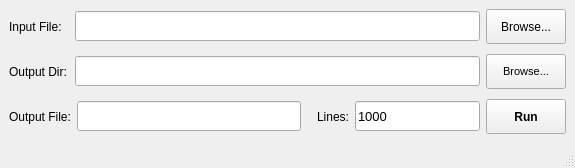
<?xml version="1.0" encoding="UTF-8"?>
<ui version="4.0">
 <class>MainWindow</class>
 <widget class="QMainWindow" name="MainWindow">
  <property name="geometry">
   <rect>
    <x>0</x>
    <y>0</y>
    <width>575</width>
    <height>168</height>
   </rect>
  </property>
  <property name="windowTitle">
   <string>File Splitter</string>
  </property>
  <widget class="QWidget" name="centralWidget">
   <layout class="QVBoxLayout" name="verticalLayout">
    <property name="spacing">
     <number>0</number>
    </property>
    <property name="sizeConstraint">
     <enum>QLayout::SetDefaultConstraint</enum>
    </property>
    <property name="leftMargin">
     <number>9</number>
    </property>
    <property name="topMargin">
     <number>9</number>
    </property>
    <property name="rightMargin">
     <number>9</number>
    </property>
    <property name="bottomMargin">
     <number>9</number>
    </property>
    <item>
     <widget class="QWidget" name="widget_1" native="true">
      <layout class="QHBoxLayout" name="horizontalLayout_2">
       <property name="leftMargin">
        <number>0</number>
       </property>
       <property name="topMargin">
        <number>0</number>
       </property>
       <property name="rightMargin">
        <number>0</number>
       </property>
       <property name="bottomMargin">
        <number>0</number>
       </property>
       <item>
        <widget class="QLabel" name="label_2">
         <property name="minimumSize">
          <size>
           <width>60</width>
           <height>0</height>
          </size>
         </property>
         <property name="text">
          <string>Input File:</string>
         </property>
         <property name="scaledContents">
          <bool>false</bool>
         </property>
         <property name="buddy">
          <cstring>lePath</cstring>
         </property>
        </widget>
       </item>
       <item>
        <widget class="QLineEdit" name="lePath">
         <property name="minimumSize">
          <size>
           <width>0</width>
           <height>30</height>
          </size>
         </property>
         <property name="font">
          <font>
           <pointsize>10</pointsize>
          </font>
         </property>
         <property name="text">
          <string/>
         </property>
        </widget>
       </item>
       <item>
        <widget class="QPushButton" name="bBrowseIn">
         <property name="sizePolicy">
          <sizepolicy hsizetype="Fixed" vsizetype="Fixed">
           <horstretch>0</horstretch>
           <verstretch>0</verstretch>
          </sizepolicy>
         </property>
         <property name="minimumSize">
          <size>
           <width>80</width>
           <height>35</height>
          </size>
         </property>
         <property name="text">
          <string>Browse...</string>
         </property>
        </widget>
       </item>
      </layout>
     </widget>
    </item>
    <item>
     <spacer name="verticalSpacer_3">
      <property name="orientation">
       <enum>Qt::Vertical</enum>
      </property>
      <property name="sizeType">
       <enum>QSizePolicy::Fixed</enum>
      </property>
      <property name="sizeHint" stdset="0">
       <size>
        <width>20</width>
        <height>10</height>
       </size>
      </property>
     </spacer>
    </item>
    <item>
     <widget class="QWidget" name="widget_3" native="true">
      <layout class="QHBoxLayout" name="horizontalLayout_3">
       <property name="leftMargin">
        <number>0</number>
       </property>
       <property name="topMargin">
        <number>0</number>
       </property>
       <property name="rightMargin">
        <number>0</number>
       </property>
       <property name="bottomMargin">
        <number>0</number>
       </property>
       <item>
        <widget class="QLabel" name="label_4">
         <property name="minimumSize">
          <size>
           <width>60</width>
           <height>0</height>
          </size>
         </property>
         <property name="text">
          <string>Output Dir:</string>
         </property>
         <property name="scaledContents">
          <bool>false</bool>
         </property>
         <property name="buddy">
          <cstring>leOutDir</cstring>
         </property>
        </widget>
       </item>
       <item>
        <widget class="QLineEdit" name="leOutDir">
         <property name="minimumSize">
          <size>
           <width>100</width>
           <height>30</height>
          </size>
         </property>
         <property name="font">
          <font>
           <pointsize>10</pointsize>
          </font>
         </property>
         <property name="text">
          <string/>
         </property>
        </widget>
       </item>
       <item>
        <widget class="QPushButton" name="bBrowseOut">
         <property name="sizePolicy">
          <sizepolicy hsizetype="Fixed" vsizetype="Fixed">
           <horstretch>0</horstretch>
           <verstretch>0</verstretch>
          </sizepolicy>
         </property>
         <property name="minimumSize">
          <size>
           <width>80</width>
           <height>35</height>
          </size>
         </property>
         <property name="font">
          <font>
           <pointsize>8</pointsize>
           <weight>50</weight>
           <italic>false</italic>
           <bold>false</bold>
           <underline>false</underline>
          </font>
         </property>
         <property name="text">
          <string>Browse...</string>
         </property>
        </widget>
       </item>
      </layout>
     </widget>
    </item>
    <item>
     <spacer name="verticalSpacer_2">
      <property name="orientation">
       <enum>Qt::Vertical</enum>
      </property>
      <property name="sizeType">
       <enum>QSizePolicy::Fixed</enum>
      </property>
      <property name="sizeHint" stdset="0">
       <size>
        <width>20</width>
        <height>10</height>
       </size>
      </property>
     </spacer>
    </item>
    <item>
     <widget class="QWidget" name="widget_2" native="true">
      <layout class="QHBoxLayout" name="horizontalLayout">
       <property name="leftMargin">
        <number>0</number>
       </property>
       <property name="topMargin">
        <number>0</number>
       </property>
       <property name="rightMargin">
        <number>0</number>
       </property>
       <property name="bottomMargin">
        <number>0</number>
       </property>
       <item>
        <widget class="QLabel" name="label_3">
         <property name="minimumSize">
          <size>
           <width>60</width>
           <height>0</height>
          </size>
         </property>
         <property name="text">
          <string>Output File:</string>
         </property>
         <property name="scaledContents">
          <bool>false</bool>
         </property>
         <property name="buddy">
          <cstring>leOutFilename</cstring>
         </property>
        </widget>
       </item>
       <item>
        <widget class="QLineEdit" name="leOutFilename">
         <property name="minimumSize">
          <size>
           <width>200</width>
           <height>30</height>
          </size>
         </property>
         <property name="font">
          <font>
           <pointsize>10</pointsize>
          </font>
         </property>
         <property name="text">
          <string/>
         </property>
        </widget>
       </item>
       <item>
        <spacer name="horizontalSpacer">
         <property name="orientation">
          <enum>Qt::Horizontal</enum>
         </property>
         <property name="sizeType">
          <enum>QSizePolicy::Fixed</enum>
         </property>
         <property name="sizeHint" stdset="0">
          <size>
           <width>10</width>
           <height>20</height>
          </size>
         </property>
        </spacer>
       </item>
       <item>
        <widget class="QLabel" name="label">
         <property name="text">
          <string>Lines:</string>
         </property>
         <property name="scaledContents">
          <bool>false</bool>
         </property>
         <property name="buddy">
          <cstring>leLinesCount</cstring>
         </property>
        </widget>
       </item>
       <item>
        <widget class="QLineEdit" name="leLinesCount">
         <property name="sizePolicy">
          <sizepolicy hsizetype="Fixed" vsizetype="Fixed">
           <horstretch>0</horstretch>
           <verstretch>0</verstretch>
          </sizepolicy>
         </property>
         <property name="minimumSize">
          <size>
           <width>0</width>
           <height>30</height>
          </size>
         </property>
         <property name="font">
          <font>
           <pointsize>10</pointsize>
          </font>
         </property>
         <property name="text">
          <string>1000</string>
         </property>
        </widget>
       </item>
       <item>
        <widget class="QPushButton" name="bRun">
         <property name="sizePolicy">
          <sizepolicy hsizetype="Fixed" vsizetype="Fixed">
           <horstretch>0</horstretch>
           <verstretch>0</verstretch>
          </sizepolicy>
         </property>
         <property name="minimumSize">
          <size>
           <width>80</width>
           <height>35</height>
          </size>
         </property>
         <property name="font">
          <font>
           <pointsize>9</pointsize>
           <weight>75</weight>
           <italic>false</italic>
           <bold>true</bold>
           <underline>false</underline>
          </font>
         </property>
         <property name="text">
          <string>Run</string>
         </property>
        </widget>
       </item>
      </layout>
     </widget>
    </item>
    <item>
     <spacer name="verticalSpacer">
      <property name="orientation">
       <enum>Qt::Vertical</enum>
      </property>
      <property name="sizeType">
       <enum>QSizePolicy::Expanding</enum>
      </property>
      <property name="sizeHint" stdset="0">
       <size>
        <width>20</width>
        <height>10</height>
       </size>
      </property>
     </spacer>
    </item>
   </layout>
  </widget>
  <widget class="QStatusBar" name="statusBar">
   <property name="minimumSize">
    <size>
     <width>0</width>
     <height>25</height>
    </size>
   </property>
   <property name="font">
    <font>
     <pointsize>9</pointsize>
    </font>
   </property>
  </widget>
 </widget>
 <layoutdefault spacing="6" margin="11"/>
 <tabstops>
  <tabstop>lePath</tabstop>
  <tabstop>leOutDir</tabstop>
  <tabstop>leOutFilename</tabstop>
  <tabstop>leLinesCount</tabstop>
  <tabstop>bBrowseIn</tabstop>
  <tabstop>bBrowseOut</tabstop>
  <tabstop>bRun</tabstop>
 </tabstops>
 <resources/>
 <connections/>
</ui>
